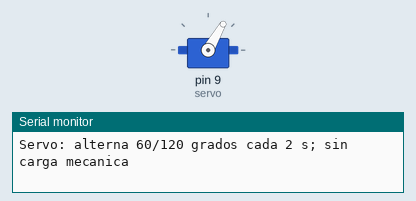
A sketch run on a simulated Arduino Uno, built with avr-gcc and run on an emulated ATmega328P. Shown: servo, the last lines printed to the serial monitor.

Above: at 0.05 s.
At 4.0 s:
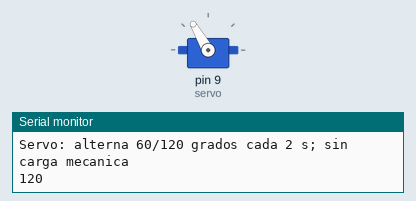
Timing chart, 0 to 9.2 s (numbered marks = the images above):
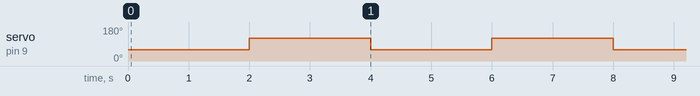

Measured:
- by itself, servo on pin 9 (servo): alternates 120° for 2.0 s and 60° for 2.0 s

The sketch:

servo_limitado.ino
```cpp
#include <Arduino.h>
#include <Servo.h>
Servo servo;
unsigned long ultimo = 0;
bool posAlta = false;
void setup() {
  Serial.begin(115200);
  servo.attach(9);
  servo.write(60);
  Serial.println(F("Servo: alterna 60/120 grados cada 2 s; sin carga mecanica"));
}
void loop() {
  if (millis() - ultimo >= 2000) {
    ultimo = millis();
    posAlta = !posAlta;
    servo.write(posAlta ? 120 : 60);
    Serial.println(posAlta ? 120 : 60);
  }
}
```
